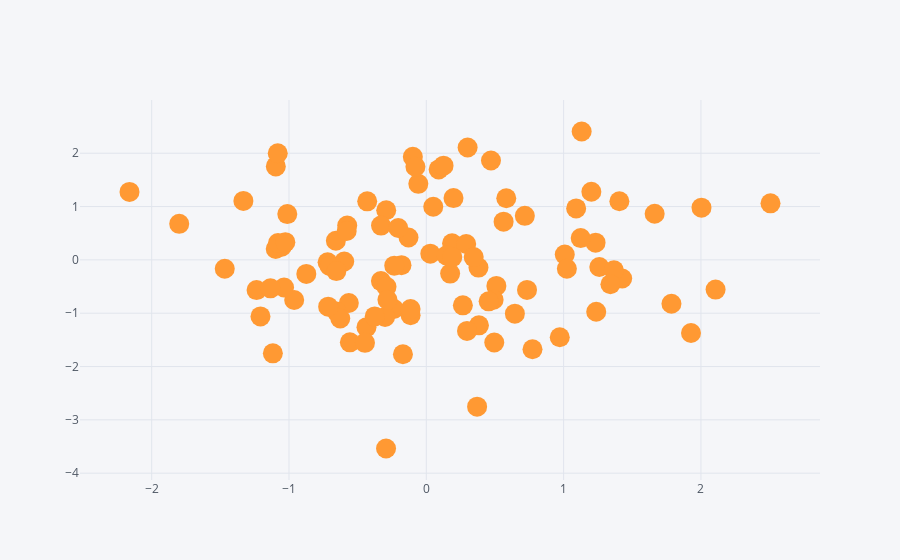

The notebook cell this image was saved under:
### Markdown cell above
## Scatter Plot

### Code cell
df.iplot(kind='scatter', x='A',y='B',mode='markers',size=20)
